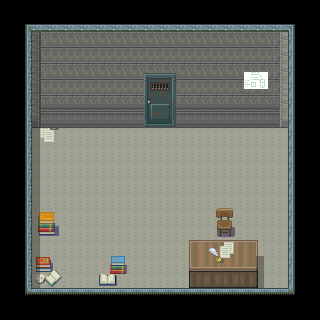

This game map was drawn from its Tiled (.tmx) file and the tilesets committed beside it. A one-line description and the trimmed map source follow:
An orthogonal 20x20 tile map with 16x16 px tiles, 9 tile layers (Base, Base2, MonoShita, MonoChu, ...), 5 tilesets and 16 objects.

<map version="1.0" orientation="orthogonal" renderorder="right-down" width="20" height="20" tilewidth="16" tileheight="16" backgroundcolor="#000000" nextobjectid="18">
 <tileset firstgid="1" name="ST-Sewer-01" tilewidth="16" tileheight="16" tilecount="1504" columns="16">
  <image source="ST-Sewer-01.png" trans="aa55ff" width="256" height="1504" />
 </tileset>
 <tileset firstgid="1505" name="SC-Door-Metal01" tilewidth="16" tileheight="16" tilecount="128" columns="8">
  <image source="SC-Door-Metal01.png" trans="aa55ff" width="128" height="256" />
 </tileset>
 <tileset firstgid="1633" name="set-mansion-in" tilewidth="16" tileheight="16" tilecount="9900" columns="90">
  <image source="set-mansion-in.png" trans="aa55ff" width="1440" height="1760" />
 </tileset>
 <tileset firstgid="11533" name="cyber2" tilewidth="16" tileheight="16" tilecount="480" columns="30">
  <image source="cyber2.png" trans="aa55ff" width="480" height="256" />
 </tileset>
 <tileset firstgid="12013" name="ed4" tilewidth="16" tileheight="16" tilecount="480" columns="30">
  <image source="ed4.png" trans="aa55ff" width="480" height="256" />
 </tileset>
 <layer name="Base" width="20" height="20">
  <properties>
   <property name="cc_vertexz" value="-12" />
  </properties>
  <data>[400 cells, 256 non-empty, 13 distinct tile ids]</data>
 </layer>
 <layer name="Base2" width="20" height="20">
  <properties>
   <property name="cc_vertexz" value="-12" />
  </properties>
  <data>[400 cells, 68 non-empty, 8 distinct tile ids]</data>
 </layer>
 <layer name="MonoShita" width="20" height="20">
  <properties>
   <property name="cc_vertexz" value="-12" />
  </properties>
  <data>[400 cells, 36 non-empty, 36 distinct tile ids]</data>
 </layer>
 <layer name="MonoChu" width="20" height="20">
  <properties>
   <property name="cc_vertexz" value="-12" />
  </properties>
  <data>[400 cells, 4 non-empty, 4 distinct tile ids]</data>
 </layer>
 <layer name="door" width="20" height="20">
  <properties>
   <property name="cc_vertexz" value="-11" />
  </properties>
  <data>[400 cells, 8 non-empty, 8 distinct tile ids]</data>
 </layer>
 <layer name="door2" width="20" height="20">
  <properties>
   <property name="cc_vertexz" value="-11" />
  </properties>
  <data>[400 cells, 8 non-empty, 8 distinct tile ids]</data>
 </layer>
 <layer name="door3" width="20" height="20">
  <properties>
   <property name="cc_vertexz" value="-11" />
  </properties>
  <data>[400 cells, 8 non-empty, 8 distinct tile ids]</data>
 </layer>
 <layer name="door4" width="20" height="20">
  <properties>
   <property name="cc_vertexz" value="-11" />
  </properties>
  <data>[400 cells, 8 non-empty, 8 distinct tile ids]</data>
 </layer>
 <objectgroup name="collision">
  <object id="1" x="288" y="0" width="32" height="320" />
  <object id="2" x="0" y="288" width="288" height="32" />
  <object id="3" x="0" y="0" width="32" height="288" />
  <object id="4" x="32" y="0" width="112" height="128" />
  <object id="5" x="176" y="0" width="112" height="128" />
  <object id="6" x="192" y="240" width="64" height="48" />
  <object id="7" x="96" y="256" width="32" height="32" />
  <object id="8" x="32" y="256" width="32" height="32" />
  <object id="9" x="32" y="208" width="32" height="32" />
 </objectgroup>
 <objectgroup name="event">
  <object id="10" x="288" y="0" width="32" height="32">
   <properties>
    <property name="EventID" value="1" />
    <property name="trigger" value="2" />
   </properties>
  </object>
  <object id="11" x="144" y="96" width="32" height="32">
   <properties>
    <property name="EventID" value="2" />
    <property name="trigger" value="1" />
   </properties>
  </object>
  <object id="12" x="208" y="240" width="32" height="32">
   <properties>
    <property name="EventID" value="3" />
    <property name="trigger" value="2" />
   </properties>
  </object>
  <object id="13" x="240" y="64" width="32" height="64">
   <properties>
    <property name="EventID" value="4" />
    <property name="trigger" value="2" />
   </properties>
  </object>
  <object id="14" x="96" y="256" width="32" height="32">
   <properties>
    <property name="EventID" value="5" />
    <property name="trigger" value="2" />
   </properties>
  </object>
  <object id="15" x="32" y="256" width="32" height="32">
   <properties>
    <property name="EventID" value="6" />
    <property name="trigger" value="2" />
   </properties>
  </object>
  <object id="16" x="32" y="208" width="32" height="32">
   <properties>
    <property name="EventID" value="7" />
    <property name="trigger" value="2" />
   </properties>
  </object>
 </objectgroup>
 <layer name="shadow" width="20" height="20">
  <data>[400 cells, 18 non-empty, 1 distinct tile ids]</data>
 </layer>
</map>
